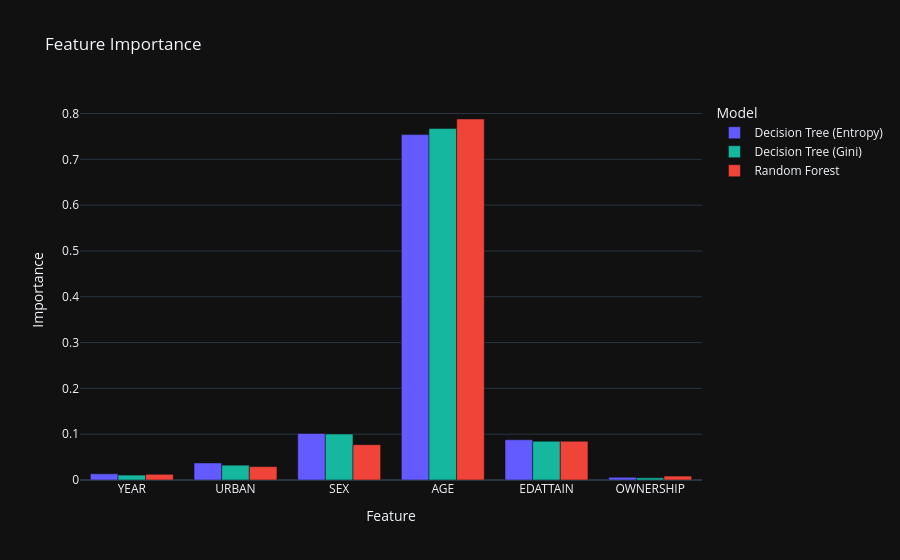

The cell this chart's notebook holds for it:
### Markdown cell above
## 10. Feature Importance

### Code cell
# Feature importance từ Decision Tree và Random Forest
feature_names = ['YEAR', 'URBAN', 'SEX', 'AGE', 'EDATTAIN', 'OWNERSHIP']

importance_data = []

for name, model in trained_models.items():
    if hasattr(model, 'feature_importances_'):
        for feat, imp in zip(feature_names, model.feature_importances_):
            importance_data.append({
                'Model': name,
                'Feature': feat,
                'Importance': imp
            })

importance_df = pd.DataFrame(importance_data)

fig = px.bar(importance_df, x='Feature', y='Importance', color='Model',
             barmode='group',
             title='Feature Importance',
             color_discrete_sequence=['#635BFF', '#15b79f', '#f04438'])
fig.update_layout(template='plotly_dark')
fig.show()

### Figure 1 — Plotly figure (JSON) as saved in the notebook; plotly's stock layout.template omitted (floating-point values rounded to 4 significant figures)
{"data": [{"alignmentgroup": "True", "hovertemplate": "Model=Decision Tree (Entropy)<br>Feature=%{x}<br>Importance=%{y}<extra></extra>", "legendgroup": "Decision Tree (Entropy)", "marker": {"color": "#635BFF", "pattern": {"shape": ""}}, "name": "Decision Tree (Entropy)", "offsetgroup": "Decision Tree (Entropy)", "orientation": "v", "showlegend": true, "textposition": "auto", "type": "bar", "x": ["YEAR", "URBAN", "SEX", "AGE", "EDATTAIN", "OWNERSHIP"], "xaxis": "x", "y": [0.01358, 0.03715, 0.1015, 0.754, 0.08785, 0.005921], "yaxis": "y"}, {"alignmentgroup": "True", "hovertemplate": "Model=Decision Tree (Gini)<br>Feature=%{x}<br>Importance=%{y}<extra></extra>", "legendgroup": "Decision Tree (Gini)", "marker": {"color": "#15b79f", "pattern": {"shape": ""}}, "name": "Decision Tree (Gini)", "offsetgroup": "Decision Tree (Gini)", "orientation": "v", "showlegend": true, "textposition": "auto", "type": "bar", "x": ["YEAR", "URBAN", "SEX", "AGE", "EDATTAIN", "OWNERSHIP"], "xaxis": "x", "y": [0.01075, 0.03238, 0.1003, 0.7672, 0.08461, 0.004726], "yaxis": "y"}, {"alignmentgroup": "True", "hovertemplate": "Model=Random Forest<br>Feature=%{x}<br>Importance=%{y}<extra></extra>", "legendgroup": "Random Forest", "marker": {"color": "#f04438", "pattern": {"shape": ""}}, "name": "Random Forest", "offsetgroup": "Random Forest", "orientation": "v", "showlegend": true, "textposition": "auto", "type": "bar", "x": ["YEAR", "URBAN", "SEX", "AGE", "EDATTAIN", "OWNERSHIP"], "xaxis": "x", "y": [0.01244, 0.02918, 0.07713, 0.7881, 0.08463, 0.008572], "yaxis": "y"}], "layout": {"barmode": "group", "legend": {"title": {"text": "Model"}, "tracegroupgap": 0}, "title": {"text": "Feature Importance"}, "xaxis": {"anchor": "y", "domain": [0, 1], "title": {"text": "Feature"}}, "yaxis": {"anchor": "x", "domain": [0, 1], "title": {"text": "Importance"}}}}
